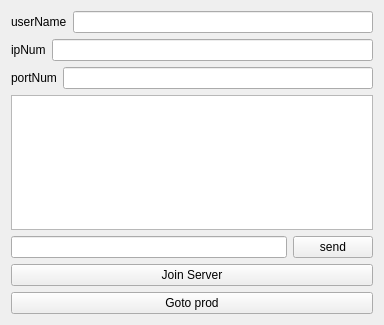
<?xml version="1.0" encoding="UTF-8"?>
<ui version="4.0">
 <class>lobbyUI</class>
 <widget class="QWidget" name="lobbyUI">
  <property name="geometry">
   <rect>
    <x>0</x>
    <y>0</y>
    <width>384</width>
    <height>325</height>
   </rect>
  </property>
  <property name="windowTitle">
   <string>Form</string>
  </property>
  <layout class="QVBoxLayout" name="verticalLayout">
   <item>
    <layout class="QHBoxLayout" name="horizontalLayout">
     <item>
      <widget class="QLabel" name="NameQString">
       <property name="text">
        <string>userName</string>
       </property>
      </widget>
     </item>
     <item>
      <widget class="QLineEdit" name="nameEdit"/>
     </item>
    </layout>
   </item>
   <item>
    <layout class="QHBoxLayout" name="horizontalLayout_2">
     <item>
      <widget class="QLabel" name="ipNum">
       <property name="text">
        <string>ipNum</string>
       </property>
      </widget>
     </item>
     <item>
      <widget class="QLineEdit" name="ipEdit"/>
     </item>
    </layout>
   </item>
   <item>
    <layout class="QHBoxLayout" name="horizontalLayout_3">
     <item>
      <widget class="QLabel" name="portNum">
       <property name="text">
        <string>portNum</string>
       </property>
      </widget>
     </item>
     <item>
      <widget class="QLineEdit" name="portEdit">
       <property name="text">
        <string/>
       </property>
      </widget>
     </item>
    </layout>
   </item>
   <item>
    <layout class="QHBoxLayout" name="horizontalLayout_4">
     <item>
      <widget class="QTextEdit" name="textEdit"/>
     </item>
    </layout>
   </item>
   <item>
    <layout class="QHBoxLayout" name="horizontalLayout_5">
     <item>
      <widget class="QLineEdit" name="sendMesgEdit"/>
     </item>
     <item>
      <widget class="QPushButton" name="sendButton">
       <property name="text">
        <string>send</string>
       </property>
      </widget>
     </item>
    </layout>
   </item>
   <item>
    <widget class="QPushButton" name="join_server">
     <property name="text">
      <string>Join Server</string>
     </property>
    </widget>
   </item>
   <item>
    <widget class="QPushButton" name="goto_prod">
     <property name="text">
      <string>Goto prod</string>
     </property>
    </widget>
   </item>
  </layout>
 </widget>
 <resources/>
 <connections/>
</ui>
